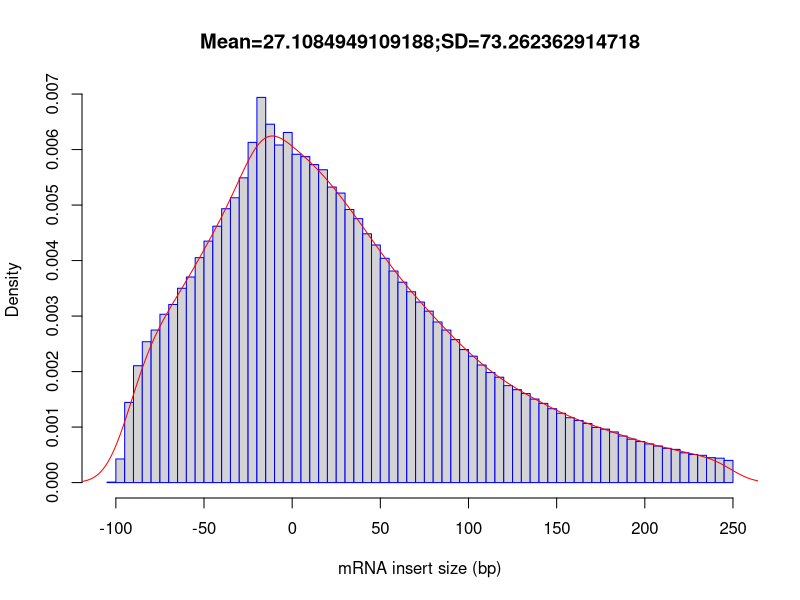

R code for this plot:
out_file = 'CF98443'
pdf('CF98443.inner_distance_plot.pdf')
fragsize=rep(c(-247.5,-242.5,-237.5,-232.5,-227.5,-222.5,-217.5,-212.5,-207.5,-202.5,-197.5,-192.5,-187.5,-182.5,-177.5,-172.5,-167.5,-162.5,-157.5,-152.5,-147.5,-142.5,-137.5,-132.5,-127.5,-122.5,-117.5,-112.5,-107.5,-102.5,-97.5,-92.5,-87.5,-82.5,-77.5,-72.5,-67.5,-62.5,-57.5,-52.5,-47.5,-42.5,-37.5,-32.5,-27.5,-22.5,-17.5,-12.5,-7.5,-2.5,2.5,7.5,12.5,17.5,22.5,27.5,32.5,37.5,42.5,47.5,52.5,57.5,62.5,67.5,72.5,77.5,82.5,87.5,92.5,97.5,102.5,107.5,112.5,117.5,122.5,127.5,132.5,137.5,142.5,147.5,152.5,157.5,162.5,167.5,172.5,177.5,182.5,187.5,192.5,197.5,202.5,207.5,212.5,217.5,222.5,227.5,232.5,237.5,242.5,247.5),times=c(0,0,0,0,0,0,0,0,0,0,0,0,0,0,0,0,0,0,0,0,0,0,0,0,0,0,0,0,0,41,2040,6924,10092,12166,13173,14539,15381,16781,17755,19425,20853,22139,23648,24596,26318,29378,33262,30947,29151,30233,28353,28151,27460,27016,25521,25003,23583,22793,21483,20517,19368,18268,17303,16479,15589,14807,13871,13175,12348,11491,10913,10155,9507,9101,8372,8025,7688,7213,6842,6382,5989,5604,5364,5108,4765,4618,4375,4027,3752,3546,3337,3159,2958,2865,2572,2428,2357,2151,2110,1917))
frag_sd = sd(fragsize)
frag_mean = mean(fragsize)
frag_median = median(fragsize)
write(x=c("Name","Mean","Median","sd"), sep="	", file=stdout(),ncolumns=4)
write(c(out_file,frag_mean,frag_median,frag_sd),sep="	", file=stdout(),ncolumns=4)
hist(fragsize,probability=T,breaks=100,xlab="mRNA insert size (bp)",main=paste(c("Mean=",frag_mean,";","SD=",frag_sd),collapse=""),border="blue")
lines(density(fragsize,bw=10),col='red')
dev.off()
